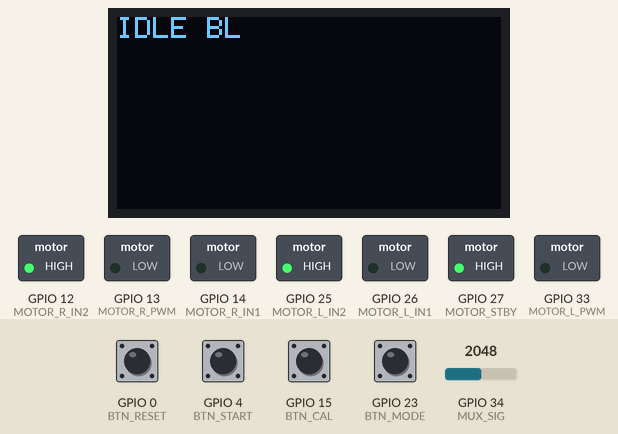
Recording of a sketch running on a simulated ESP32. On the bench: 128×64 one-colour display, switched loads named in the sketch (green lamp = pin HIGH). The inputs (shaded band) are chosen by the test bench; at power-on: GPIO 0 (BTN_RESET), GPIO 4 (BTN_START), GPIO 15 (BTN_CAL), GPIO 23 (BTN_MODE) HIGH, GPIO 34 (MUX_SIG) = 2048. EEPROM starts erased; pins used as bus, display or sensor lines are not drawn.

Above: at 6.1 s.
6.2 s: GPIO 4 (BTN_START) pulled LOW for 0.15 s
At 7.4 s:
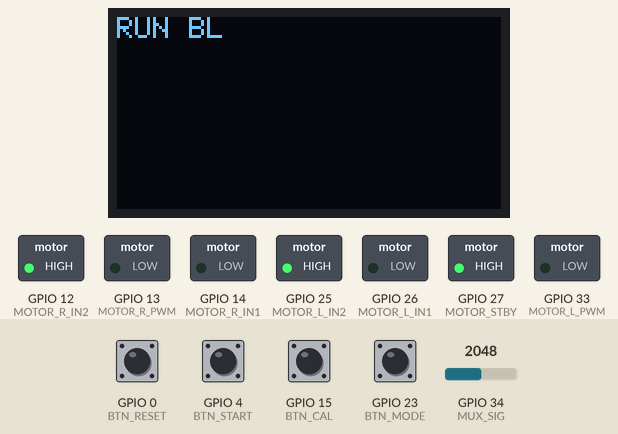
7.8 s: GPIO 23 (BTN_MODE) pulled LOW for 0.15 s
At 8.7 s:
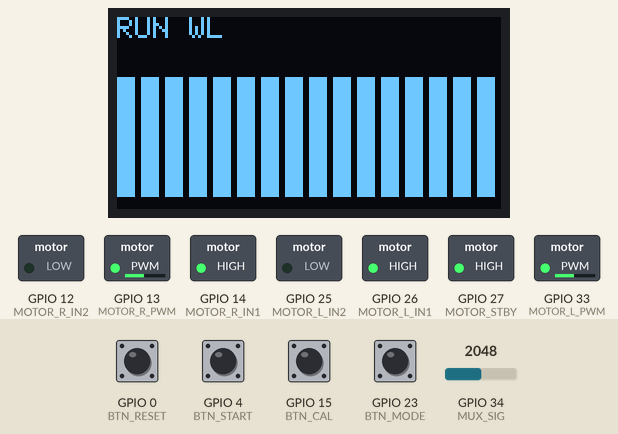
9.4 s: GPIO 4 (BTN_START) pulled LOW for 1 s
At 10.3 s:
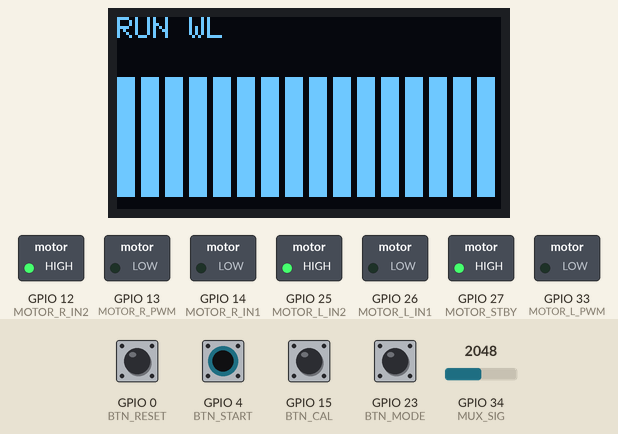
Timing chart, 0 to 12.4 s (numbered marks = the images above; inputs shaded):
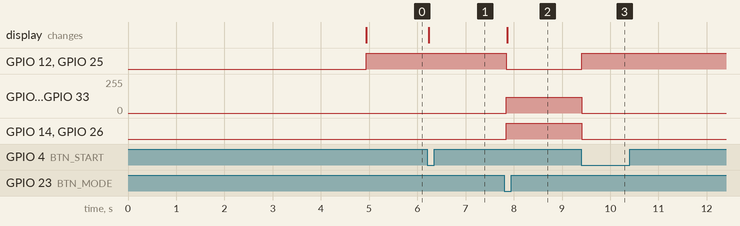

The sketch:

lfr.ino
```cpp
#include <Wire.h>
#include <Adafruit_GFX.h>
#include <Adafruit_SSD1306.h>
#include <EEPROM.h>

// --- Motor Driver Pins ---
#define MOTOR_R_PWM 13
#define MOTOR_R_IN1 14
#define MOTOR_R_IN2 12
#define MOTOR_STBY  27
#define MOTOR_L_IN1 26
#define MOTOR_L_IN2 25
#define MOTOR_L_PWM 33

// --- PWM ---
#define PWM_FREQ 20000
#define PWM_RES  8

// --- MUX Pins ---
#define MUX_S0 18
#define MUX_S1 19
#define MUX_S2 17
#define MUX_S3 5
#define MUX_SIG 34

// --- OLED ---
#define OLED_SDA 21
#define OLED_SCL 22
#define OLED_RST -1
#define OLED_ADDR 0x3C

// --- Buttons ---
#define BTN_START 4
#define BTN_CAL   15
#define BTN_MODE  23
#define BTN_RESET 0

// --- Constants ---
#define NUM_SENSORS 16
#define SENSOR_MAX 4095
#define SENSOR_MIN 0

#define BASE_SPEED 120
#define MAX_SPEED 255

// ---- STABLE PID ----
#define PID_KP 0.18
#define PID_KI 0.0
#define PID_KD 2.5

#define EEPROM_SIZE 128
#define EEPROM_ADDR_MIN 0
#define EEPROM_ADDR_MAX 64

// --- Globals ---
Adafruit_SSD1306 display(128, 64, &Wire, OLED_RST);

int sensorValues[NUM_SENSORS];
int sensorMin[NUM_SENSORS];
int sensorMax[NUM_SENSORS];

bool running = false;
bool whiteLine = false;

float lastError = 0;
float integral = 0;

// --- Prototypes ---
void readSensors();
int getLinePosition();
void calibrateSensors();
void setMotors(int left, int right);
void updateOLED();
void handleButtons();
void saveCalibration();
void loadCalibration();

void setup() {
  Serial.begin(115200);

  pinMode(MUX_S0, OUTPUT);
  pinMode(MUX_S1, OUTPUT);
  pinMode(MUX_S2, OUTPUT);
  pinMode(MUX_S3, OUTPUT);
  pinMode(MUX_SIG, INPUT);

  pinMode(MOTOR_L_IN1, OUTPUT);
  pinMode(MOTOR_L_IN2, OUTPUT);
  pinMode(MOTOR_R_IN1, OUTPUT);
  pinMode(MOTOR_R_IN2, OUTPUT);
  pinMode(MOTOR_STBY, OUTPUT);
  digitalWrite(MOTOR_STBY, HIGH);

  // ✅ ESP32 CORE v3 PWM
  ledcAttach(MOTOR_L_PWM, PWM_FREQ, PWM_RES);
  ledcAttach(MOTOR_R_PWM, PWM_FREQ, PWM_RES);

  pinMode(BTN_START, INPUT_PULLUP);
  pinMode(BTN_CAL, INPUT_PULLUP);
  pinMode(BTN_MODE, INPUT_PULLUP);
  pinMode(BTN_RESET, INPUT_PULLUP);

  Wire.begin(OLED_SDA, OLED_SCL);
  display.begin(SSD1306_SWITCHCAPVCC, OLED_ADDR);
  display.clearDisplay();
  display.display();

  EEPROM.begin(EEPROM_SIZE);
  loadCalibration();

  calibrateSensors();
  updateOLED();
}

void loop() {
  handleButtons();

  if (running) {
    readSensors();
    int position = getLinePosition();
    float error = position - (NUM_SENSORS - 1) * 500 / 2;

    integral += error;
    integral = constrain(integral, -5000, 5000);

    float derivative = error - lastError;
    float correction = PID_KP * error + PID_KI * integral + PID_KD * derivative;
    lastError = error;

    bool lostLine = true;
    for (int i = 0; i < NUM_SENSORS; i++) {
      if (sensorValues[i] > 250) {
        lostLine = false;
        break;
      }
    }
    if (lostLine) {
      setMotors(0, 0);
      updateOLED();
      delay(50);
      return;
    }

    int leftPWM  = BASE_SPEED + correction;
    int rightPWM = BASE_SPEED - correction;

    leftPWM  = constrain(leftPWM,  0, MAX_SPEED);
    rightPWM = constrain(rightPWM, 0, MAX_SPEED);

    setMotors(leftPWM, rightPWM);
    updateOLED();
  } else {
    setMotors(0, 0);
  }

  delay(5);
}

// --- Sensor Reading ---
void readSensors() {
  for (int i = 0; i < NUM_SENSORS; i++) {
    digitalWrite(MUX_S0, i & 1);
    digitalWrite(MUX_S1, (i >> 1) & 1);
    digitalWrite(MUX_S2, (i >> 2) & 1);
    digitalWrite(MUX_S3, (i >> 3) & 1);
    delayMicroseconds(5);

    int val = analogRead(MUX_SIG);
    val = map(val, sensorMin[i], sensorMax[i], 0, 1000);
    val = constrain(val, 0, 1000);
    if (whiteLine) val = 1000 - val;
    sensorValues[i] = val;
  }
}

// --- Line Position ---
int getLinePosition() {
  long avg = 0, sum = 0;
  for (int i = 0; i < NUM_SENSORS; i++) {
    avg += (long)sensorValues[i] * i * 500;
    sum += sensorValues[i];
  }
  if (sum == 0) return (NUM_SENSORS - 1) * 500 / 2;
  return avg / sum;
}

// --- EEPROM ---
void saveCalibration() {
  for (int i = 0; i < NUM_SENSORS; i++) {
    EEPROM.writeUShort(EEPROM_ADDR_MIN + i * 2, sensorMin[i]);
    EEPROM.writeUShort(EEPROM_ADDR_MAX + i * 2, sensorMax[i]);
  }
  EEPROM.commit();
}

void loadCalibration() {
  for (int i = 0; i < NUM_SENSORS; i++) {
    sensorMin[i] = EEPROM.readUShort(EEPROM_ADDR_MIN + i * 2);
    sensorMax[i] = EEPROM.readUShort(EEPROM_ADDR_MAX + i * 2);
    if (sensorMin[i] == 0xFFFF || sensorMax[i] == 0xFFFF) {
      sensorMin[i] = SENSOR_MAX;
      sensorMax[i] = SENSOR_MIN;
    }
  }
}

// --- Calibration ---
void calibrateSensors() {
  for (int i = 0; i < NUM_SENSORS; i++) {
    sensorMin[i] = SENSOR_MAX;
    sensorMax[i] = SENSOR_MIN;
  }

  for (int t = 0; t < 400; t++) {
    for (int i = 0; i < NUM_SENSORS; i++) {
      digitalWrite(MUX_S0, i & 1);
      digitalWrite(MUX_S1, (i >> 1) & 1);
      digitalWrite(MUX_S2, (i >> 2) & 1);
      digitalWrite(MUX_S3, (i >> 3) & 1);
      delayMicroseconds(5);
      int val = analogRead(MUX_SIG);
      sensorMin[i] = min(sensorMin[i], val);
      sensorMax[i] = max(sensorMax[i], val);
    }
    delay(10);
  }
  saveCalibration();
}

// --- Motor Control ---
void setMotors(int left, int right) {
  digitalWrite(MOTOR_L_IN1, left > 0);
  digitalWrite(MOTOR_L_IN2, left <= 0);
  ledcWrite(MOTOR_L_PWM, abs(left));

  digitalWrite(MOTOR_R_IN1, right > 0);
  digitalWrite(MOTOR_R_IN2, right <= 0);
  ledcWrite(MOTOR_R_PWM, abs(right));
}

// --- OLED ---
void updateOLED() {
  display.clearDisplay();
  display.setTextSize(1);
  display.setTextColor(SSD1306_WHITE);
  display.setCursor(0, 0);
  display.print(running ? "RUN " : "IDLE ");
  display.print(whiteLine ? "WL" : "BL");

  for (int i = 0; i < NUM_SENSORS; i++) {
    int h = map(sensorValues[i], 0, 1000, 0, 40);
    display.fillRect(i * 8, 60 - h, 6, h, SSD1306_WHITE);
  }
  display.display();
}

// --- Buttons ---
void handleButtons() {
  static bool ls = HIGH, lc = HIGH, lm = HIGH, lr = HIGH;

  bool cs = digitalRead(BTN_START);
  bool cc = digitalRead(BTN_CAL);
  bool cm = digitalRead(BTN_MODE);
  bool cr = digitalRead(BTN_RESET);

  if (ls == HIGH && cs == LOW) running = !running;
  if (lc == HIGH && cc == LOW) calibrateSensors();
  if (lm == HIGH && cm == LOW) whiteLine = !whiteLine;
  if (lr == HIGH && cr == LOW) ESP.restart();

  ls = cs; lc = cc; lm = cm; lr = cr;
}
```

Measured:
- after the input at 6.2 s, the display: changes at once (image 1)
- after the input at 7.8 s, GPIO 12 (MOTOR_R_IN2), GPIO 25 (MOTOR_L_IN2): HIGH → LOW at once; GPIO 13 (MOTOR_R_PWM), GPIO 33 (MOTOR_L_PWM): 0/255 → 120/255 at once; GPIO 14 (MOTOR_R_IN1), GPIO 26 (MOTOR_L_IN1): LOW → HIGH at once; the display: changes after 0.07 s (image 2)
- after the input at 9.4 s, GPIO 12 (MOTOR_R_IN2), GPIO 25 (MOTOR_L_IN2): LOW → HIGH at once; GPIO 13 (MOTOR_R_PWM), GPIO 33 (MOTOR_L_PWM): 120/255 → 0/255 at once; GPIO 14 (MOTOR_R_IN1), GPIO 26 (MOTOR_L_IN1): HIGH → LOW at once
